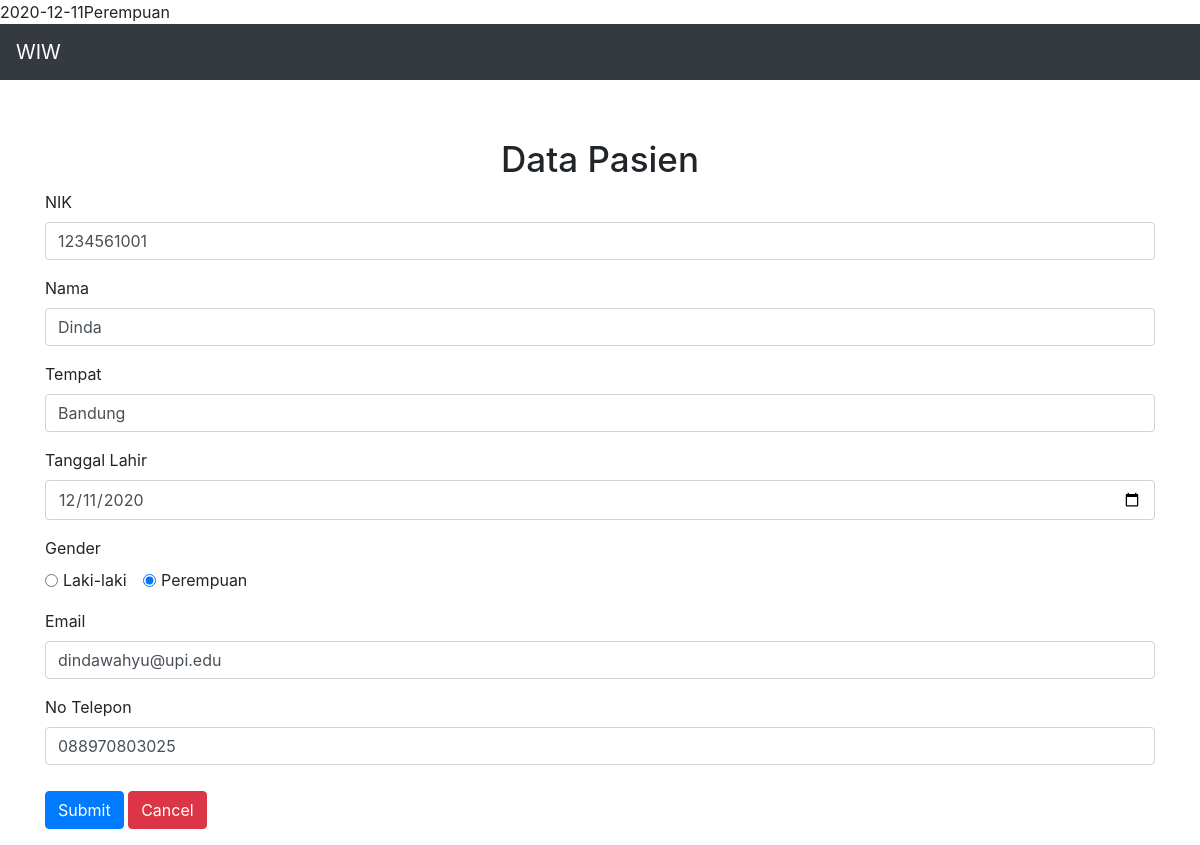
The page /edit.php?id_edit=1 on the database its author committed.
### tables this page shows
CREATE TABLE `pasien` (
  `id` int(11) NOT NULL,
  `nik` varchar(100) NOT NULL,
  `nama` varchar(100) NOT NULL,
  `tempat` varchar(100) NOT NULL,
  `tl` varchar(100) NOT NULL,
  `gender` varchar(10) NOT NULL,
  `email` varchar(100) NOT NULL,
  `telp` varchar(100) NOT NULL
);

### presenter/ProsesPasien.php (called while the page is built, shortened)
<?php
class ProsesPasien implements KontrakPresenter
{
	private $tabelpasien;
	private $data = [];
	function ProsesPasien()
	{
		try {
			$db_host = "localhost";
			$db_user = "root";
			$db_password = "";
			$db_name = "mvp_01";
			$this->tabelpasien = new TabelPasien($db_host, $db_user, $db_password, $db_name);
			$this->data = array();
		} catch (Exception $e) {
			echo "wiw error" . $e->getMessage();
		}
	}
	public function getWherePasien($id)
	{
		$this->tabelpasien->open();
		try{
			$this->tabelpasien->getWhere($id);
			$row = $this->tabelpasien->getResult();
			$pasien = new Pasien();
				$this->data[] = $row;
		}catch(Exception $e){
			echo " error " . $e->getMessage();
		}
	}
	function getGender($i)
	{
		return $this->data[$i]['gender'];
	}
}

### model/DB.class.php (called while the page is built, shortened)
<?php
class DB
{
	var $db_host = '';
	var $db_user = '';
	var $db_password = '';
	var $db_name = '';
	var $db_link = '';
	function DB($db_host = '', $db_user = '', $db_password = '', $db_name = '')
	{
		$this->db_host = $db_host;
		$this->db_user = $db_user;
		$this->db_password = $db_password;
		$this->db_name = $db_name;
	}
	function open()
	{
		$this->db_link = mysqli_connect($this->db_host, $this->db_user, $this->db_password, $this->db_name);
	}
	function execute($query = "")
	{
		$this->result = mysqli_query($this->db_link, $query);
		return $this->result;
	}
}

### model/TabelPasien.class.php (called while the page is built, shortened)
<?php
class TabelPasien extends DB
{
	function getWhere($id){
		$query = "SELECT * from pasien where id=$id";
		return $this->execute($query);
	}
}

### edit.php (the view, shortened to what this page needs)
<?php
include("model/Template.class.php");
include("model/DB.class.php");
include("model/Pasien.class.php");
include("model/TabelPasien.class.php");
$pasien = new ProsesPasien();
if(isset($_GET['id_hapus'])){
    $pasien->deleteDataPasien($_GET['id_hapus']);
    header('location:index.php');
}if(isset($_GET['id_edit'])){
    $pasien->getWherePasien($_GET['id_edit']);
    $gender = $pasien->getGender(0);
    echo $gender;
}if(isset($_GET['id_add'])){
    if(isset($_POST['submit'])){
        $pasien->addDataPasien($_POST);
        header('location:index.php');
    }
}
?>

### model/Template.class.php (shortened to what this page needs)
<?php
class Template{
	var $content = '';
	function Template($filename = ''){
		$this->content = implode('', @file($filename));
	}
	function clear(){
		$this->content = preg_replace("/DATA_[A-Z|_|0-9]+/", "", $this->content);
	}
	function write(){
		print $this->content;
	}
	function replace($old = '', $new = ''){
		if(is_int($new)){
			$value = sprintf("%d", $new);
		}elseif(is_float($new)){
			$value = sprintf("%f", $new);
		}elseif(is_array($new)){
			$value = '';
			foreach( $new as $item){
				$value .= $item. '';
			}
		}else{
			$value = $new;
		}
		$this->content = preg_replace("/$old/",  $value, $this->content);
	}
}

### rows shown on the page
pasien: gender "Perempuan", nik "1234561001", nama "Dinda", tempat "Bandung", tl "12/11/2020", gender "☐ Laki-laki ☑ Perempuan", email "dindawahyu@upi.edu", telp "088970803025"
